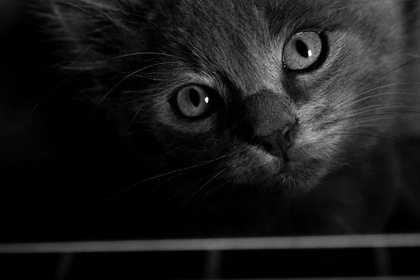
%> input picture Image_Processing/image.jpg, 420 x 280 px, shrunk from 500 x 333 before the run
$ octave dip4.m   (GNU Octave 9; MATLAB toolbox functions it lacks are replaced by stand-ins)
%> lines starting %> are read from the running program, lines starting %| are printed output that depends on the picture
%Problem 4
%Image sharpening using Laplacian and Gradient operators

clear all;
close all;
b=imread('image.jpg');
%> b is the input picture: size 280x420x3 uint8; min 0, max 255, mean 26.8
input_image=rgb2gray(b);

%negative mask
x=[1,1,1;1,-8,1;1,1,1]; %laplacian operator
image=padarray(input_image,[1,1]);
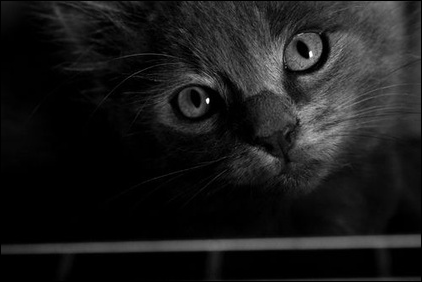
%> image: size 282x422 uint8; min 0, max 255, mean 26.4
image=double(image);
%> image: size 282x422 double
I=zeros(size(image));


s=size(image);
%> s = [282 422]
row=s(1);
%> row = 282
column=s(2);
%> column = 422
image1=zeros(row,column);

%Correlation operation
for i=2:row-1
   for j=2:column-1
       %image1(i,j)=sum(sum(lap_filt.*image(i:i+2,j:j+2)));
        image1(i,j)=  x(1,1)*image(i-1,j-1) + x(1,2)*image(i-1,j) + x(1,3)*image(i-1,j+1)...
            + x(2,1)*image(i,j-1) + x(2,2)*image(i,j) + x(2,3)*image(i,j+1)...
            + x(3,1)*image(i+1,j-1) + x(3,2)*image(i+1,j) + x(3,3)*image(i+1,j+1);
   end
end
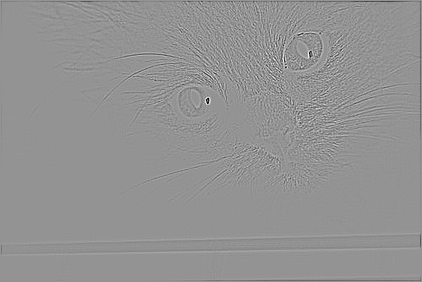
%> image1: size 282x422 double; min -645, max 471, mean -1; drawn with min black and max white

output_image=uint8(image1);
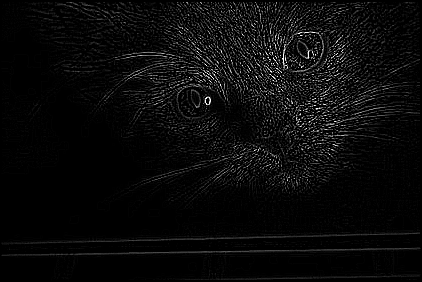
%> output_image: size 282x422 uint8; min 0, max 255, mean 10.3

figure;
imshow(output_image);
title('Filtered image');

output_image2=uint8(image)-output_image;
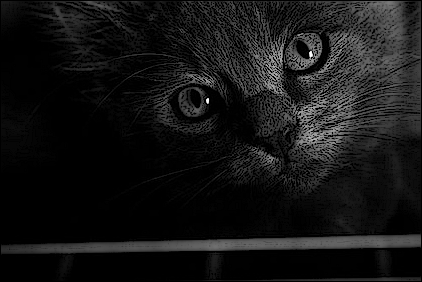
%> output_image2: size 282x422 uint8; min 0, max 255, mean 20.9
figure;
imshow(output_image2);
title('Sharpened image');

%horizontal mask
y=[-1,-2,-1;0,0,0;1,2,1];

%Correlation operation
for k=2:row-1
   for l=2:column-1

       image2(k,l)=y(1,1)*image(k-1,l-1) + y(1,2)*image(k-1,l) + y(1,3)*image(k-1,l+1)...
            + y(2,1)*image(k,l-1) + y(2,2)*image(k,l) + y(2,3)*image(k,l+1)...
            + y(3,1)*image(k+1,l-1) + y(3,2)*image(k+1,l) + y(3,3)*image(k+1,l+1);
   end
end
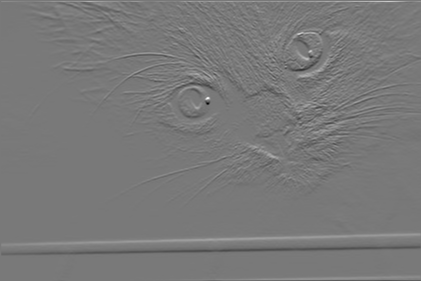
%> image2: size 281x421 double; min -731, max 804, mean -0.3; drawn with min black and max white


output_image3=uint8(image2);
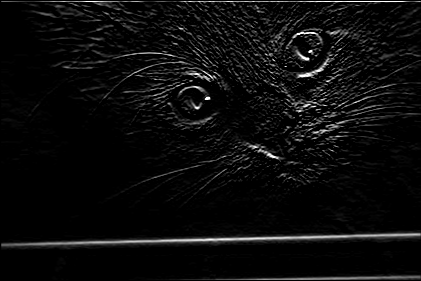
%> output_image3: size 281x421 uint8; min 0, max 255, mean 11.7
figure;
imshow(output_image3);
title('Using gradient operator')
